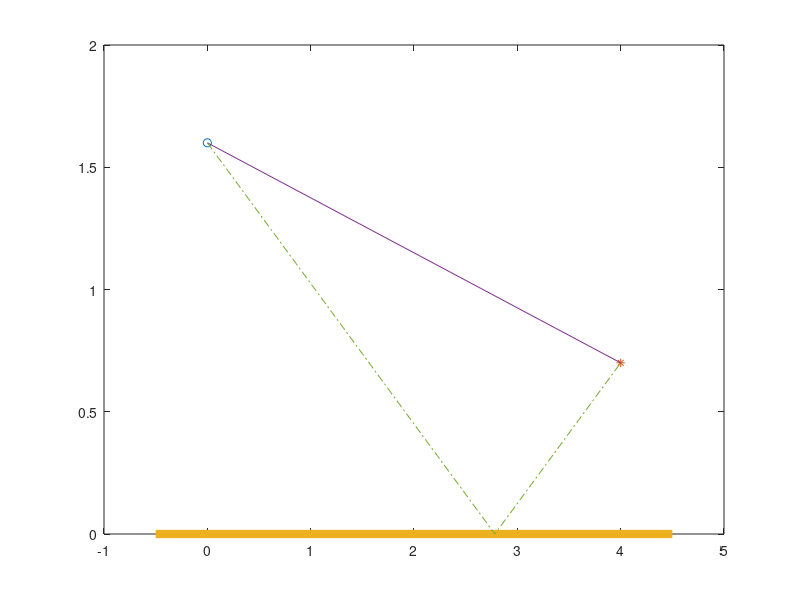
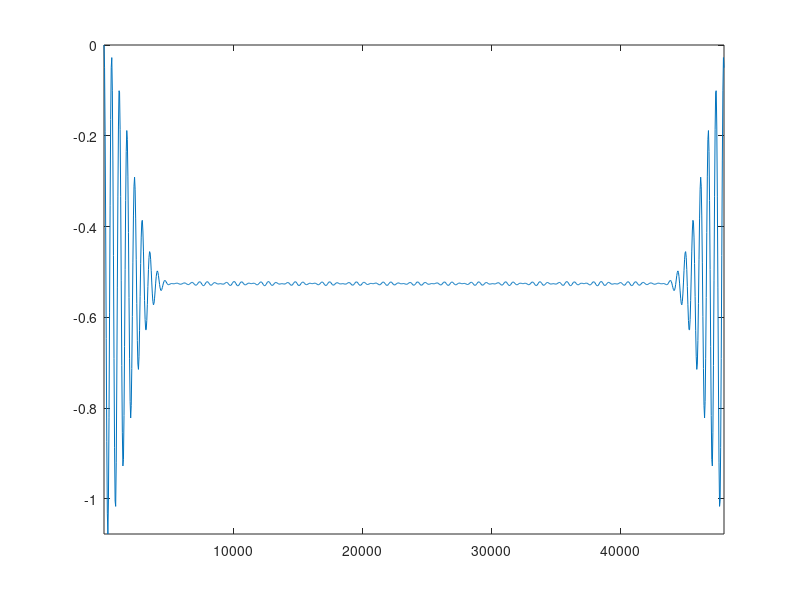
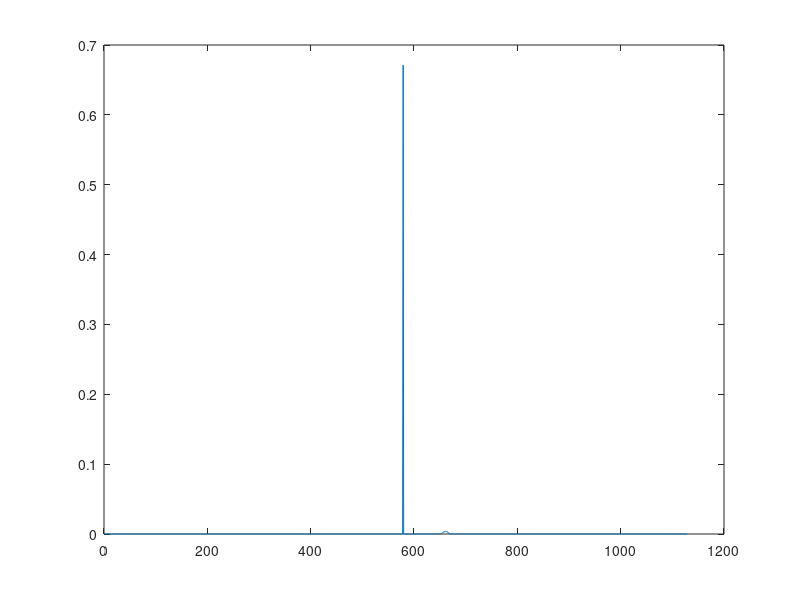
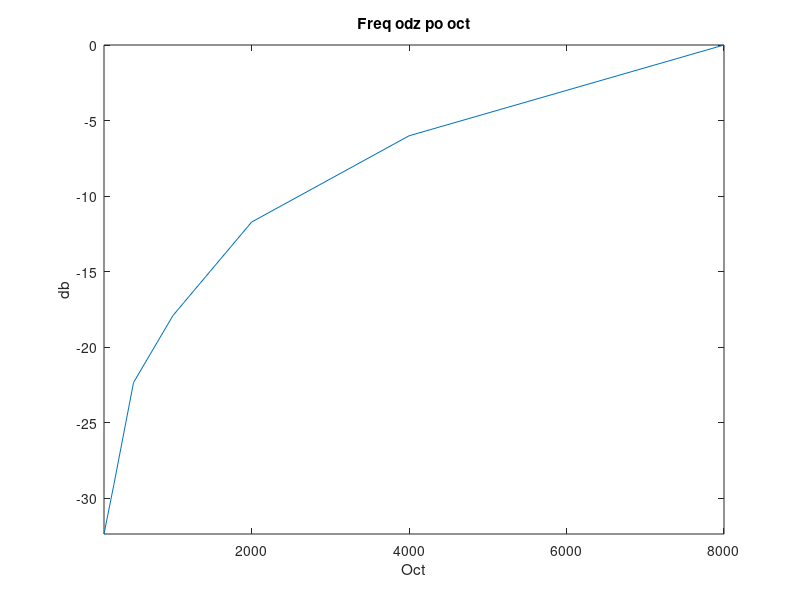

Source code (MATLAB) for these figures, in order:
clear all;
close all; 
clc;
fs=48000;
c=340;
r0=1.206;
bbbb=404;
hz=2-mod(bbbb,10)/10;
hm=1.5-1.4*mod(bbbb,8)/7;
h=hm+hz;
dh=abs(hm-hz);
xm=3+mod(bbbb,5)/4;
L=sqrt(xm*xm+h*h);
Teta=asin(h/L);
Uz=1+mod(bbbb,4);
Um=4-mod(bbbb,4);
D=sqrt(xm*xm+dh*dh);
omega=asin(xm/D);
switch Uz
    case 1
        koefZr=1;
        koefZd=1;
    case 2
        koefZr=cos(2*pi-Teta);
        koefZd=cos(1.5*pi+omega);
    case 3
        koefZr=(1+cos(2*pi-Teta))/2;
        koefZd=(1+cos(1.5*pi+omega))/2;
    case 4
        koefZr=(1+3*cos(2*pi-Teta))/4;
        koefZd=(1+3*cos(1.5*pi+omega))/4;
end
switch Um
    case 1
        koefPr=1;
        koefPd=1;
    case 2
        koefPr=cos(pi+Teta);
        koefPd=cos(pi/2 + omega);
    case 3
        koefPr=(1+cos(pi+Teta))/2;
        koefPd=(1+cos(pi/2 + omega))/2;
    case 4
        koefPr=(1+3*cos(pi+Teta))/4;
        koefPd=(1+3*cos(pi/2 + omega))/4;
end

M=1+mod(bbbb,3);


switch M
    case 1
        m=[0.01 0.01 0.01 0.02 0.02 0.02 0.05 0.05 0.05];
    case 2
        m=[0.18 0.18 0.12 0.1 0.09 0.08 0.07 0.07 0.07];
    case 3
        m=[0.46 0.46 0.93 1.0 1.0 1.0 1.0 1.0 1.0];
end
f=[0 125 250 500 1000 2000 4000 8000 24000]/fs *2;
m=sqrt(1-m);
filt=fir2(20,f,m);


figure, plot(0,hz,"o")
hold on
plot(xm, hm, "*")
plot([-0.5 xm+0.5],[0 0],"LineWidth",6)
plot([0 xm],[hz hm])
plot([0 (xm*hz/(hz+hm)) xm], [hz 0 hm],"-.")
hold off

x=zeros(1,round(8*fs/c));%8=2*max(xm)
x(1,round(L*fs/c))=x(1,round(L*fs/c))+sqrt(r0*c/(4*pi))*abs(koefPr*koefZr/L);
x=filter(filt,1,x);
x(1,round(D*fs/c))=x(1,round(D*fs/c))+sqrt(r0*c/(4*pi))*abs(koefPd*koefZd/D);
X(1,:)=fft(x(1,:));
os=1:round(fs/(length(X)-1)):fs;
figure, plot(os,20*log10(abs(X(1:length(os)))/max(abs(X)))), ylim tight, xlim tight
figure, plot(x)
fl=125;
flo = 88.388;
freq=[];
sk=[];
while flo<=12000
    freq(end+1)=flo;
    flo=flo*2;
    sk(end+1)=fl;
    fl=fl*2;
end


for i = 1:length(freq)-1
    Y(i, 1) = sum(abs(X(1, round(8*freq(i)/c):round(8*freq(i+1)/c))).^2);
end

figure, plot(sk(1:end-1),20*log10(Y/max(abs(Y)))), title("Freq odz po oct"), xlim tight, ylim tight, ylabel("db"), xlabel("Oct");



